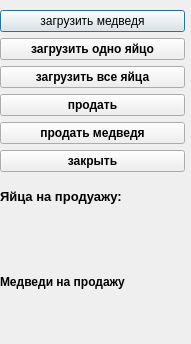
<?xml version="1.0" encoding="UTF-8"?>
<ui version="4.0">
 <class>Dialog</class>
 <widget class="QDialog" name="Dialog">
  <property name="enabled">
   <bool>true</bool>
  </property>
  <property name="geometry">
   <rect>
    <x>0</x>
    <y>0</y>
    <width>191</width>
    <height>344</height>
   </rect>
  </property>
  <property name="windowTitle">
   <string>Dialog</string>
  </property>
  <widget class="QWidget" name="verticalLayoutWidget">
   <property name="geometry">
    <rect>
     <x>0</x>
     <y>10</y>
     <width>185</width>
     <height>332</height>
    </rect>
   </property>
   <layout class="QVBoxLayout" name="verticalLayout">
    <item>
     <widget class="QPushButton" name="loadBear">
      <property name="text">
       <string>загрузить медведя</string>
      </property>
     </widget>
    </item>
    <item>
     <widget class="QPushButton" name="loadSingleEggButton">
      <property name="font">
       <font>
        <pointsize>9</pointsize>
        <weight>75</weight>
        <bold>true</bold>
       </font>
      </property>
      <property name="text">
       <string>загрузить одно яйцо</string>
      </property>
     </widget>
    </item>
    <item>
     <widget class="QPushButton" name="loadAllEggsButton">
      <property name="font">
       <font>
        <pointsize>9</pointsize>
        <weight>75</weight>
        <bold>true</bold>
       </font>
      </property>
      <property name="text">
       <string>загрузить все яйца</string>
      </property>
     </widget>
    </item>
    <item>
     <widget class="QPushButton" name="sellEggsButton">
      <property name="font">
       <font>
        <pointsize>9</pointsize>
        <weight>75</weight>
        <bold>true</bold>
       </font>
      </property>
      <property name="text">
       <string>продать</string>
      </property>
     </widget>
    </item>
    <item>
     <widget class="QPushButton" name="sellBear">
      <property name="font">
       <font>
        <weight>75</weight>
        <bold>true</bold>
       </font>
      </property>
      <property name="text">
       <string>продать медведя</string>
      </property>
     </widget>
    </item>
    <item>
     <widget class="QPushButton" name="closeButton">
      <property name="font">
       <font>
        <pointsize>9</pointsize>
        <weight>75</weight>
        <bold>true</bold>
       </font>
      </property>
      <property name="text">
       <string>закрыть</string>
      </property>
     </widget>
    </item>
    <item>
     <widget class="QLabel" name="label">
      <property name="font">
       <font>
        <pointsize>10</pointsize>
        <weight>75</weight>
        <bold>true</bold>
       </font>
      </property>
      <property name="text">
       <string>Яйца на продуажу:</string>
      </property>
     </widget>
    </item>
    <item>
     <widget class="QLabel" name="eggsAmountForSaleLabel">
      <property name="font">
       <font>
        <pointsize>12</pointsize>
        <weight>75</weight>
        <bold>true</bold>
       </font>
      </property>
      <property name="text">
       <string/>
      </property>
     </widget>
    </item>
    <item>
     <widget class="QLabel" name="label_2">
      <property name="font">
       <font>
        <weight>75</weight>
        <bold>true</bold>
       </font>
      </property>
      <property name="text">
       <string>Медведи на продажу</string>
      </property>
     </widget>
    </item>
    <item>
     <widget class="QLabel" name="bearsForSaleLabel">
      <property name="text">
       <string/>
      </property>
     </widget>
    </item>
   </layout>
  </widget>
 </widget>
 <resources/>
 <connections/>
</ui>
